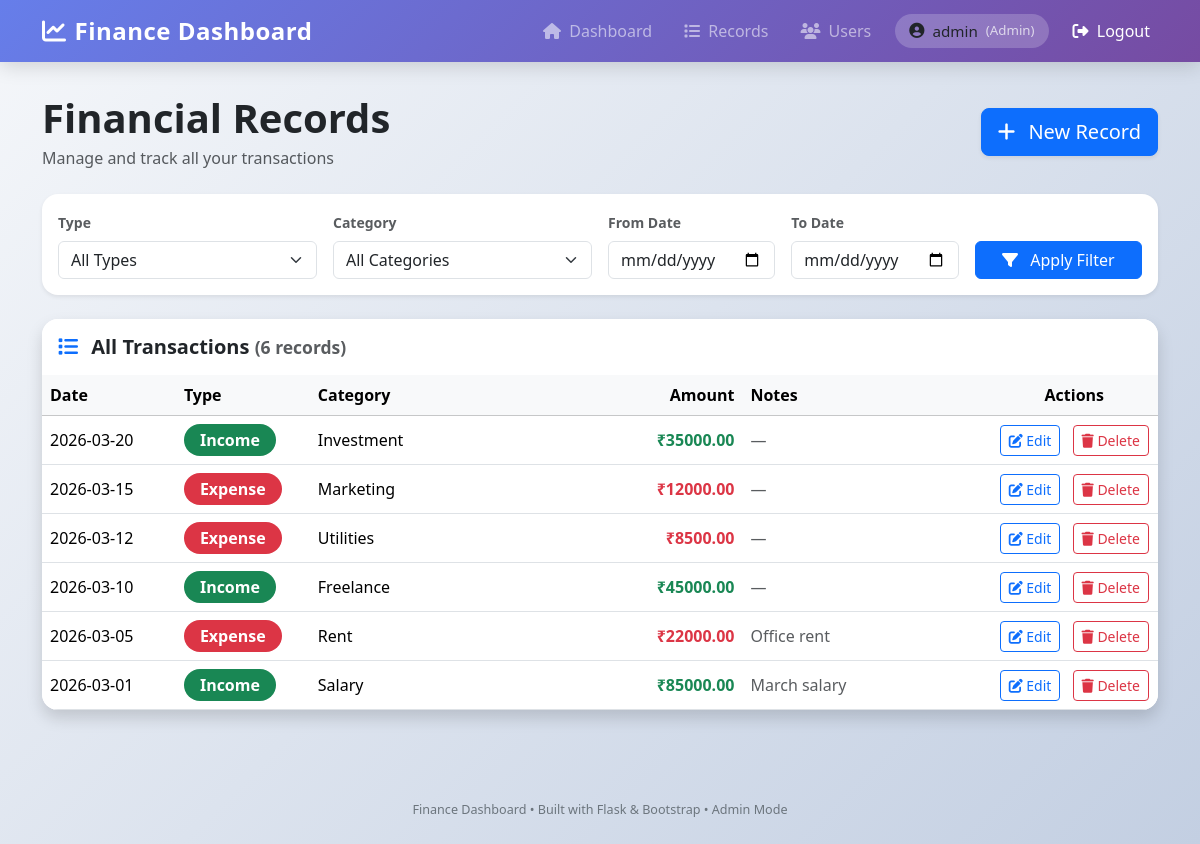
Screenshot of /records (signed in) with the database file from the repository.
### app.py (models this page shows, shortened)
class User(UserMixin, db.Model):
    id = db.Column(db.Integer, primary_key=True)
    username = db.Column(db.String(80), unique=True, nullable=False)
    password_hash = db.Column(db.String(256), nullable=False)
    role = db.Column(db.String(20), nullable=False, default='viewer')
    is_active = db.Column(db.Boolean, default=True)

class FinancialRecord(db.Model):
    id = db.Column(db.Integer, primary_key=True)
    amount = db.Column(db.Float, nullable=False)
    type = db.Column(db.String(10), nullable=False)
    category = db.Column(db.String(50), nullable=False)
    date = db.Column(db.Date, nullable=False)
    notes = db.Column(db.Text)
    created_by = db.Column(db.Integer, db.ForeignKey('user.id'))

### app.py (the view)
@app.route('/records')
@login_required
@role_required(['analyst', 'admin'])
def records():
    type_filter = request.args.get('type')
    category_filter = request.args.get('category')
    start_date = request.args.get('start_date')
    end_date = request.args.get('end_date')
    query = FinancialRecord.query
    if type_filter: query = query.filter_by(type=type_filter)
    if category_filter: query = query.filter_by(category=category_filter)
    if start_date:
        query = query.filter(FinancialRecord.date >= datetime.strptime(start_date, '%Y-%m-%d').date())
    if end_date:
        query = query.filter(FinancialRecord.date <= datetime.strptime(end_date, '%Y-%m-%d').date())
    records_list = query.order_by(FinancialRecord.date.desc()).all()
    categories = [c[0] for c in db.session.query(FinancialRecord.category).distinct().all()]
    return render_template('records.html',
                           records=records_list,
                           categories=categories,
                           type_filter=type_filter,
                           category_filter=category_filter,
                           start_date=start_date,
                           end_date=end_date)

### app.py (called while the page is built)
@login_manager.user_loader
def load_user(user_id):
    return User.query.get(int(user_id))

def role_required(allowed_roles):
    def decorator(f):
        @wraps(f)
        def decorated_function(*args, **kwargs):
            if not current_user.is_authenticated:
                return redirect(url_for('login'))
            if current_user.role not in allowed_roles:
                flash('Access denied. Insufficient permissions.', 'danger')
                return redirect(url_for('dashboard'))
            return f(*args, **kwargs)
        return decorated_function
    return decorator

### templates/records.html (shortened to what this page needs)
{% extends 'base.html' %}
{% block content %}
<div class="d-flex justify-content-between align-items-center mb-4">
    <div>
        <h1 class="fw-bold text-dark mb-1">Financial Records</h1>
        <p class="text-muted mb-0">Manage and track all your transactions</p>
    </div>
    {% if current_user.role == 'admin' %}
    <a href="{{ url_for('create_record') }}" class="btn btn-primary btn-lg shadow-sm">
        <i class="fas fa-plus me-2"></i> New Record
    </a>
    {% endif %}
</div>
<div class="card border-0 shadow-sm mb-4">
    <div class="card-body">
        <form method="GET" class="row g-3">
            <div class="col-md-3">
                <label class="form-label fw-semibold text-muted small">Type</label>
                <select name="type" class="form-select">
                    <option value="">All Types</option>
                </select>
            </div>
            <div class="col-md-3">
                <label class="form-label fw-semibold text-muted small">Category</label>
                <select name="category" class="form-select">
                    <option value="">All Categories</option>
                </select>
            </div>
            <div class="col-md-2">
                <label class="form-label fw-semibold text-muted small">From Date</label>
                <input type="date" name="start_date" class="form-control" value="{{ start_date }}">
            </div>
            <div class="col-md-2">
                <label class="form-label fw-semibold text-muted small">To Date</label>
                <input type="date" name="end_date" class="form-control" value="{{ end_date }}">
            </div>
            <div class="col-md-2 d-flex align-items-end">
                <button type="submit" class="btn btn-primary w-100">
                    <i class="fas fa-filter me-2"></i> Apply Filter
                </button>
            </div>
        </form>
    </div>
</div>
<div class="card border-0 shadow">
    <div class="card-header bg-white border-0 py-3">
        <h5 class="mb-0 fw-semibold">
            <i class="fas fa-list me-2 text-primary"></i>
            All Transactions
            <span class="text-muted small">({{ records|length }} records)</span>
        </h5>
    </div>
    <div class="card-body p-0">
        <div class="table-responsive">
            <table class="table table-hover mb-0 align-middle">
                <thead class="table-light">
                    <tr>
                        <th width="12%">Date</th>
                        <th width="12%">Type</th>
                        <th>Category</th>
                        <th class="text-end">Amount</th>
                        <th>Notes</th>
                        {% if current_user.role == 'admin' %}
                        <th width="15%" class="text-center">Actions</th>
                        {% endif %}
                    </tr>
                </thead>
                <tbody>
                    {% for record in records %}
                    <tr>
                        <td class="fw-medium">{{ record.date }}</td>
                        <td>
                            <span class="badge rounded-pill px-3 py-2 fs-6
                                {% if record.type == 'income' %}bg-success{% else %}bg-danger{% endif %}">
                                {{ record.type|title }}
                            </span>
                        </td>
                        <td class="fw-medium">{{ record.category }}</td>
                        <td class="text-end fw-bold fs-6
                            {% if record.type == 'income' %}text-success{% else %}text-danger{% endif %}">
                            ₹{{ "%.2f"|format(record.amount) }}
                        </td>
                        <td class="text-muted">{{ record.notes or '—' }}</td>
                        {% if current_user.role == 'admin' %}
                        <td class="text-center">
                            <a href="{{ url_for('edit_record', record_id=record.id) }}"
                               class="btn btn-sm btn-outline-primary me-2">
                                <i class="fas fa-edit"></i> Edit
                            </a>
                            <a href="{{ url_for('delete_record', record_id=record.id) }}"
                               class="btn btn-sm btn-outline-danger"
                               onclick="return confirm('Are you sure you want to delete this record?')">
                                <i class="fas fa-trash"></i> Delete
                            </a>
                        </td>
                        {% endif %}
                    </tr>
                    {% endfor %}
                </tbody>
            </table>
        </div>
    </div>
</div>
{% endblock %}

### templates/base.html (shortened to what this page needs)
<!DOCTYPE html>
<html lang="en">
<head>
    <link href="https://cdn.jsdelivr.net/npm/bootstrap@5.3.3/dist/css/bootstrap.min.css" rel="stylesheet">
    <link href="https://cdnjs.cloudflare.com/ajax/libs/font-awesome/6.5.0/css/all.min.css" rel="stylesheet">
</head>
<body>
    <nav class="navbar navbar-expand-lg navbar-dark sticky-top">
        <div class="container">
            <a class="navbar-brand d-flex align-items-center" href="{{ url_for('dashboard') }}">
                <i class="fas fa-chart-line me-2"></i>
                Finance Dashboard
            </a>
            <div class="navbar-nav ms-auto d-flex align-items-center gap-3">
                <a class="nav-link" href="{{ url_for('dashboard') }}">
                    <i class="fas fa-home me-1"></i> Dashboard
                </a>
                {% if current_user.role in ['analyst', 'admin'] %}
                <a class="nav-link" href="{{ url_for('records') }}">
                    <i class="fas fa-list me-1"></i> Records
                </a>
                {% endif %}
                {% if current_user.role == 'admin' %}
                <a class="nav-link" href="{{ url_for('users') }}">
                    <i class="fas fa-users me-1"></i> Users
                </a>
                {% endif %}
                <div class="user-badge d-flex align-items-center gap-2">
                    <i class="fas fa-user-circle"></i>
                    <span>{{ current_user.username }}</span>
                    <small class="text-light opacity-75">({{ current_user.role|title }})</small>
                </div>
                <a class="nav-link text-white" href="{{ url_for('logout') }}">
                    <i class="fas fa-sign-out-alt me-1"></i> Logout
                </a>
            </div>
        </div>
    </nav>
    <div class="container main-content">
        {% block content %}{% endblock %}
    </div>
    <div class="footer py-4">
        <div class="container">
            <small>Finance Dashboard • Built with Flask &amp; Bootstrap • {{ current_user.role|title }} Mode</small>
        </div>
    </div>
</body>
</html>

### templates/base.html (style rules this page uses)
:root { --primary-gradient: linear-gradient(135deg, #667eea 0%, #764ba2 100%); }
body { background: linear-gradient(135deg, #f5f7fa 0%, #c3cfe2 100%); min-height: 100vh; font-family: 'Segoe UI', system-ui, sans-serif; }
.navbar { background: var(--primary-gradient) !important; box-shadow: 0 4px 20px rgba(0, 0, 0, 0.15); backdrop-filter: blur(10px); }
.navbar-brand { font-weight: 700; font-size: 1.5rem; letter-spacing: 0.5px; }
.nav-link { font-weight: 500; transition: all 0.3s ease; }
.main-content { margin-top: 2rem; }
.card { border: none; border-radius: 16px; box-shadow: 0 8px 25px rgba(0, 0, 0, 0.08); transition: all 0.4s cubic-bezier(0.4, 0, 0.2, 1); overflow: hidden; }
.user-badge { background: rgba(255, 255, 255, 0.2); padding: 6px 14px; border-radius: 50px; font-size: 0.95rem; }
.footer { margin-top: 4rem; text-align: center; color: #6c757d; font-size: 0.9rem; }

### rows the page displays
User: username "admin", role "Admin"
FinancialRecord: date "2026-03-20", type "Income", category "Investment", amount "35000.00", notes "—"
FinancialRecord: date "2026-03-15", type "Expense", category "Marketing", amount "12000.00", notes "—"
FinancialRecord: date "2026-03-12", type "Expense", category "Utilities", amount "8500.00", notes "—"
FinancialRecord: date "2026-03-10", type "Income", category "Freelance", amount "45000.00", notes "—"
FinancialRecord: date "2026-03-05", type "Expense", category "Rent", amount "22000.00", notes "Office rent"
FinancialRecord: date "2026-03-01", type "Income", category "Salary", amount "85000.00", notes "March salary"

### other values shown
{{ records|length }} "6"
